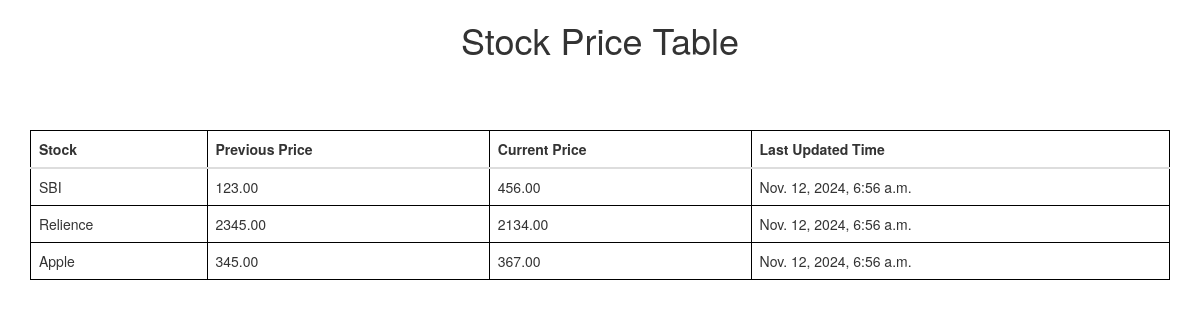
The page / on the database its author committed.
### stock/models.py (models this page shows)
class Stock(models.Model):
    stock = models.CharField(max_length=100)
    previous_price = models.DecimalField(max_digits=10, decimal_places=2, null=True)
    current_price = models.DecimalField(max_digits=10, decimal_places=2)
    created_at = models.DateTimeField(auto_now_add=True)
    updated_at = models.DateTimeField(auto_now=True)
    def __str__(self):
        return self.stock

### stock/views.py (the view)
# urls.py: path('',views.HomePage.as_view(), name="home")
class HomePage(generic.ListView):
    template_name = "home.html"
    model = Stock
    def get_queryset(self):
        print("data : ", Stock.objects.all())
        return Stock.objects.order_by('-updated_at')

### stock/templates/home.html (shortened to what this page needs)
<!DOCTYPE html>
<html lang="en">
<head>
  <link rel="stylesheet" href="https://maxcdn.bootstrapcdn.com/bootstrap/3.4.1/css/bootstrap.min.css">
</head>
<body>
  <h1>Stock Price Table</h1>
  <br><br><br>
  <div class="container">
    <table class="table" align="center">
      <thead>
        <tr>
          <th>Stock</th>
          <th>Previous Price</th>
          <th>Current Price</th>
          <th>Last Updated Time</th>
        </tr>
      </thead>
      <tbody>
        {% for stock in object_list %}
        <tr>
          <td>{{ stock.stock }}</td>
          <td>{{ stock.previous_price }}</td>
          <td>{{ stock.current_price }}</td>
          <td>{{ stock.updated_at }}</td>
        </tr>
        {% endfor %}
      </tbody>
    </table>
  </div>
</body>
</html>

### stock/templates/home.html (style rules this page uses)
table, th, td { border: 1px solid black; border-collapse: collapse; }
h1 { text-align: center; }

### rows shown on the page
Stock: stock "SBI", previous_price "123.00", current_price "456.00", updated_at "Nov. 12, 2024, 6:56 a.m."
Stock: stock "Relience", previous_price "2345.00", current_price "2134.00", updated_at "Nov. 12, 2024, 6:56 a.m."
Stock: stock "Apple", previous_price "345.00", current_price "367.00", updated_at "Nov. 12, 2024, 6:56 a.m."
